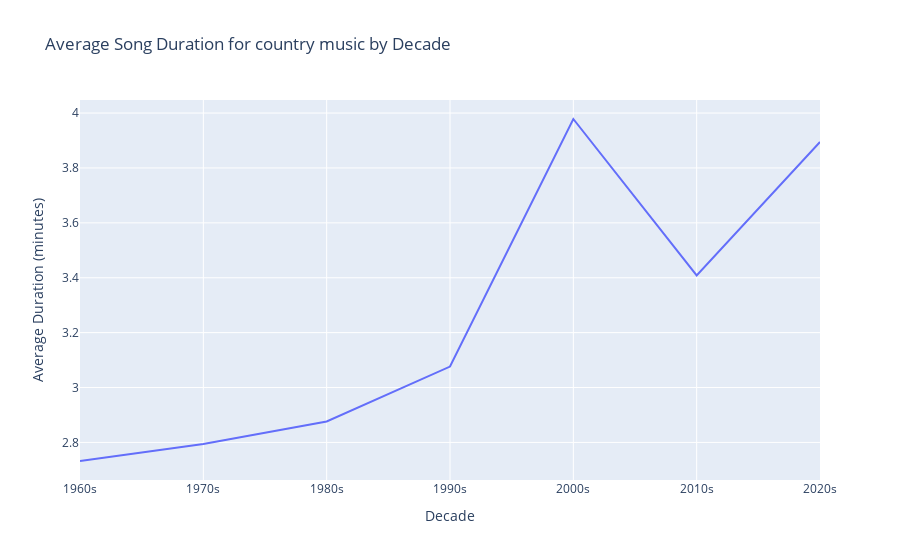

Source (notebook cell):
### Code cell
genre = input("Enter a music genre: ")
selected_data = big_df[big_df['main_genre'] == genre]
selected_data = selected_data.groupby('decade').mean(numeric_only=True)
fig = go.Figure(data=go.Scatter(x=selected_data.index, y = selected_data['minutes'], mode='lines'))
fig.update_layout(title='Average Song Duration for ' + genre +' music by Decade', xaxis_title='Decade', yaxis_title='Average Duration (minutes)')

### Figure 1 — Plotly figure (JSON) as saved in the notebook; plotly's stock layout.template omitted (floating-point values rounded to 4 significant figures)
{"data": [{"mode": "lines", "type": "scatter", "x": ["1960s", "1970s", "1980s", "1990s", "2000s", "2010s", "2020s"], "y": [2.732, 2.794, 2.876, 3.076, 3.978, 3.408, 3.894]}], "layout": {"autosize": true, "title": {"text": "Average Song Duration for country music by Decade"}, "xaxis": {"autorange": true, "range": [0, 6], "title": {"text": "Decade"}, "type": "category"}, "yaxis": {"autorange": true, "range": [2.663, 4.048], "title": {"text": "Average Duration (minutes)"}, "type": "linear"}}}
